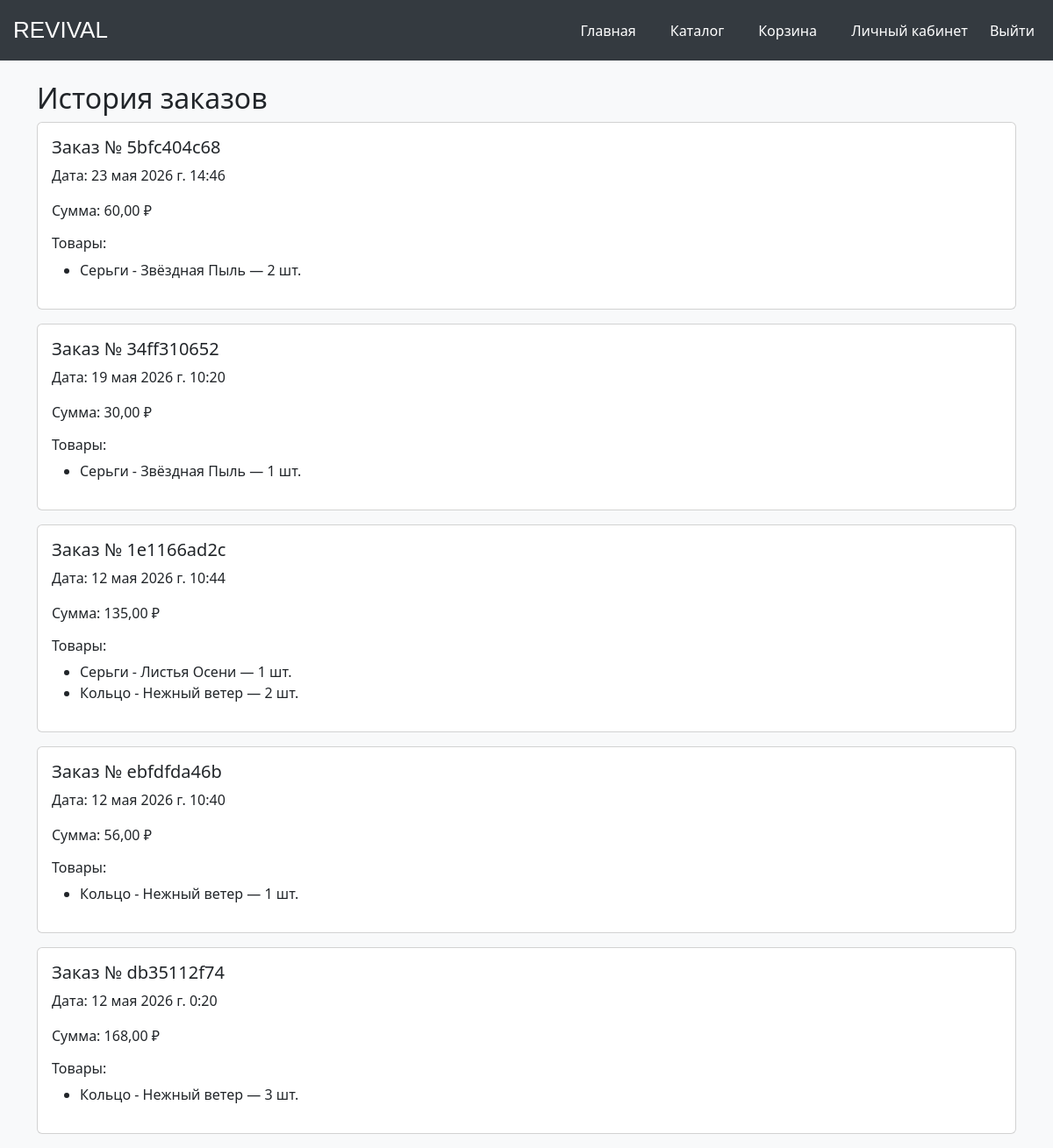
/orders/ (signed in), run on the app's committed database.
### shop/models.py (models this page shows, shortened)
class Order(models.Model):
    user = models.ForeignKey(User, on_delete=models.CASCADE)
    receipt_number = models.CharField(max_length=50, unique=True)
    created_at = models.DateTimeField(auto_now_add=True)
    total = models.DecimalField(max_digits=10, decimal_places=2)

class OrderItem(models.Model):
    order = models.ForeignKey(Order, on_delete=models.CASCADE, related_name='items')
    product = models.ForeignKey(Product, on_delete=models.CASCADE)
    quantity = models.PositiveIntegerField()
    price_at_moment = models.DecimalField(max_digits=10, decimal_places=2)

class Product(models.Model):
    name = models.CharField(max_length=255)
    description = models.TextField()
    price = models.DecimalField(max_digits=10, decimal_places=2)
    category = models.ForeignKey(Category, on_delete=models.CASCADE)
    image = models.ImageField(upload_to='products/')

### shop/views.py (the view)
# urls.py: path('orders/', views.orders, name='orders'),          # История заказов
def orders(request):
    if not request.user.is_authenticated:
        return redirect('login')
    orders = Order.objects.filter(user=request.user).order_by('-created_at')
    return render(request, 'orders.html', {'orders': orders})

### templates/orders.html
{% extends 'base.html' %}
{% block content %}
<h2>История заказов</h2>
{% if orders %}
    {% for order in orders %}
        <div class="card mb-3">
            <div class="card-body">
                <h5>Заказ № {{ order.receipt_number }}</h5>
                <p>Дата: {{ order.created_at }}</p>
                <p>Сумма: {{ order.total }} ₽</p>
                <h6>Товары:</h6>
                <ul>
                    {% for item in order.items.all %}
                        <li>{{ item.product.name }} — {{ item.quantity }} шт.</li>
                    {% endfor %}
                </ul>
            </div>
        </div>
    {% endfor %}
{% else %}
    <p>У вас пока нет заказов.</p>
{% endif %}
{% endblock %}

### templates/base.html (style rules this page uses)
body { background: #f8f9fa; }

### data on the page
Order: receipt_number "5bfc404c68", created_at "23 мая 2026 г. 14:46", total "60,00"
OrderItem: product.name "Серьги - Звёздная Пыль", quantity "2"
Order: receipt_number "34ff310652", created_at "19 мая 2026 г. 10:20", total "30,00"
OrderItem: product.name "Серьги - Звёздная Пыль", quantity "1"
Order: receipt_number "1e1166ad2c", created_at "12 мая 2026 г. 10:44", total "135,00"
OrderItem: product.name "Серьги - Листья Осени", quantity "1"
OrderItem: product.name "Кольцо - Нежный ветер", quantity "2"
Order: receipt_number "ebfdfda46b", created_at "12 мая 2026 г. 10:40", total "56,00"
OrderItem: product.name "Кольцо - Нежный ветер", quantity "1"
Order: receipt_number "db35112f74", created_at "12 мая 2026 г. 0:20", total "168,00"
OrderItem: product.name "Кольцо - Нежный ветер", quantity "3"
